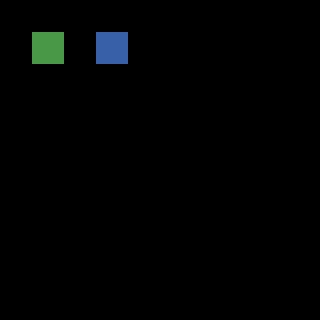

This is a level from a 2D game, rendered from its Tiled map with the project's own tilesets. A one-line summary and the map file follow, with tile-layer data summarised:
An orthogonal 10x10 tile map with 32x32 px tiles, 2 tile layers (regions, output_ground), 1 hidden layer not drawn.

<map version="1.0" orientation="orthogonal" width="10" height="10" tilewidth="32" tileheight="32">
 <tileset firstgid="1" name="tiles-outdoor-zelda.fw" tilewidth="32" tileheight="32">
  <image source="../originals/tiles-outdoor-zelda.fw.png" width="512" height="512" />
 </tileset>
 <layer name="regions" width="10" height="10">
  <data>[100 cells, 2 non-empty, 1 distinct tile ids]</data>
 </layer>
 <layer name="input_raw" width="10" height="10" visible="0">
  <data>[100 cells, 2 non-empty, 2 distinct tile ids]</data>
 </layer>
 <layer name="output_ground" width="10" height="10">
  <data>[100 cells, 2 non-empty, 2 distinct tile ids]</data>
 </layer>
</map>
